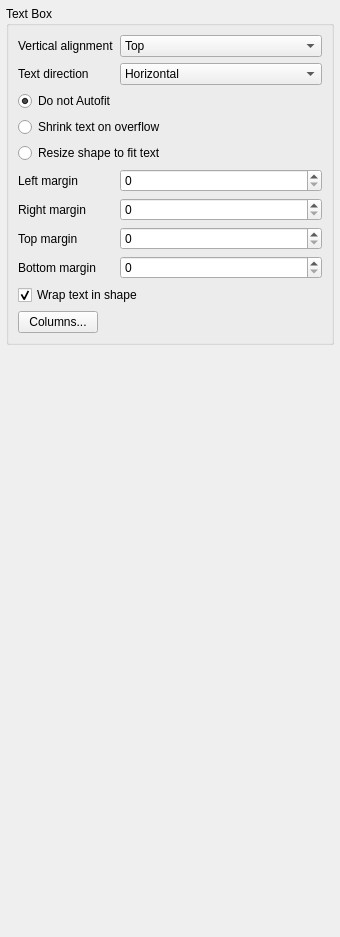
             <widget class="QWidget" name="text_box_content">
              <property name="geometry">
               <rect>
                <x>0</x>
                <y>0</y>
                <width>340</width>
                <height>937</height>
               </rect>
              </property>
              <layout class="QVBoxLayout" name="text_box_layout">
               <property name="spacing">
                <number>8</number>
               </property>
               <property name="leftMargin">
                <number>6</number>
               </property>
               <property name="topMargin">
                <number>6</number>
               </property>
               <property name="rightMargin">
                <number>6</number>
               </property>
               <property name="bottomMargin">
                <number>6</number>
               </property>
               <item>
                <widget class="QGroupBox" name="grp_text_box">
                 <property name="title">
                  <string>Text Box</string>
                 </property>
                 <layout class="QFormLayout" name="grp_text_box_form">
                  <property name="fieldGrowthPolicy">
                   <enum>QFormLayout::AllNonFixedFieldsGrow</enum>
                  </property>
                  <item row="0" column="0">
                   <widget class="QLabel" name="lbl_tb_valign">
                    <property name="text">
                     <string>Vertical alignment</string>
                    </property>
                   </widget>
                  </item>
                  <item row="0" column="1">
                   <widget class="QComboBox" name="tb_valign">
                    <item>
                     <property name="text">
                      <string>Top</string>
                     </property>
                    </item>
                    <item>
                     <property name="text">
                      <string>Middle</string>
                     </property>
                    </item>
                    <item>
                     <property name="text">
                      <string>Bottom</string>
                     </property>
                    </item>
                   </widget>
                  </item>
                  <item row="1" column="0">
                   <widget class="QLabel" name="lbl_tb_text_direction">
                    <property name="text">
                     <string>Text direction</string>
                    </property>
                   </widget>
                  </item>
                  <item row="1" column="1">
                   <widget class="QComboBox" name="tb_text_direction">
                    <item>
                     <property name="text">
                      <string>Horizontal</string>
                     </property>
                    </item>
                    <item>
                     <property name="text">
                      <string>Rotate all text 90°</string>
                     </property>
                    </item>
                    <item>
                     <property name="text">
                      <string>Rotate all text 270°</string>
                     </property>
                    </item>
                    <item>
                     <property name="text">
                      <string>Stacked</string>
                     </property>
                    </item>
                   </widget>
                  </item>
                  <item row="2" column="0" colspan="2">
                   <widget class="QRadioButton" name="tb_no_autofit">
                    <property name="text">
                     <string>Do not Autofit</string>
                    </property>
                    <property name="checked">
                     <bool>true</bool>
                    </property>
                   </widget>
                  </item>
                  <item row="3" column="0" colspan="2">
                   <widget class="QRadioButton" name="tb_shrink_text">
                    <property name="text">
                     <string>Shrink text on overflow</string>
                    </property>
                   </widget>
                  </item>
                  <item row="4" column="0" colspan="2">
                   <widget class="QRadioButton" name="tb_resize_shape">
                    <property name="text">
                     <string>Resize shape to fit text</string>
                    </property>
                   </widget>
                  </item>
                  <item row="5" column="0">
                   <widget class="QLabel" name="lbl_tb_margin_left">
                    <property name="text">
                     <string>Left margin</string>
                    </property>
                   </widget>
                  </item>
                  <item row="5" column="1">
                   <widget class="QSpinBox" name="tb_margin_left"/>
                  </item>
                  <item row="6" column="0">
                   <widget class="QLabel" name="lbl_tb_margin_right">
                    <property name="text">
                     <string>Right margin</string>
                    </property>
                   </widget>
                  </item>
                  <item row="6" column="1">
                   <widget class="QSpinBox" name="tb_margin_right"/>
                  </item>
                  <item row="7" column="0">
                   <widget class="QLabel" name="lbl_tb_margin_top">
                    <property name="text">
                     <string>Top margin</string>
                    </property>
                   </widget>
                  </item>
                  <item row="7" column="1">
                   <widget class="QSpinBox" name="tb_margin_top"/>
                  </item>
                  <item row="8" column="0">
                   <widget class="QLabel" name="lbl_tb_margin_bottom">
                    <property name="text">
                     <string>Bottom margin</string>
                    </property>
                   </widget>
                  </item>
                  <item row="8" column="1">
                   <widget class="QSpinBox" name="tb_margin_bottom"/>
                  </item>
                  <item row="9" column="0" colspan="2">
                   <widget class="QCheckBox" name="tb_wrap">
                    <property name="text">
                     <string>Wrap text in shape</string>
                    </property>
                    <property name="checked">
                     <bool>true</bool>
                    </property>
                   </widget>
                  </item>
                  <item row="10" column="0" colspan="2">
                   <widget class="QPushButton" name="tb_columns">
                    <property name="sizePolicy">
                     <sizepolicy hsizetype="Fixed" vsizetype="Fixed">
                      <horstretch>0</horstretch>
                      <verstretch>0</verstretch>
                     </sizepolicy>
                    </property>
                    <property name="text">
                     <string>Columns...</string>
                    </property>
                   </widget>
                  </item>
                 </layout>
                </widget>
               </item>
               <item>
                <spacer name="text_box_spacer">
                 <property name="orientation">
                  <enum>Qt::Vertical</enum>
                 </property>
                 <property name="sizeHint" stdset="0">
                  <size>
                   <width>20</width>
                   <height>40</height>
                  </size>
                 </property>
                </spacer>
               </item>
              </layout>
             </widget>
